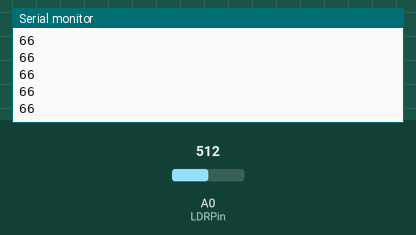
Bench run of a sketch on a simulated Arduino Uno, built with avr-gcc and run on an emulated ATmega328P. Shown: the last lines printed to the serial monitor. The inputs (shaded band) are chosen by the test bench; at power-on: A0 (LDRPin) = 512.

Above: at 1.2 s.
1.3 s: A0 (LDRPin) set to 716
At 1.31 s:
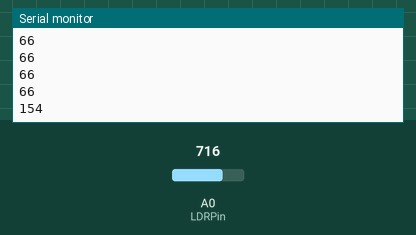
2.8 s: A0 (LDRPin) set to 900
At 2.81 s:
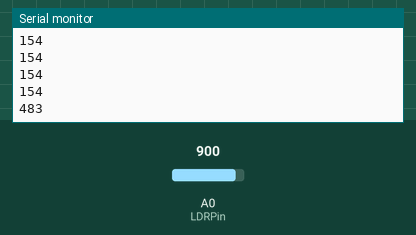
Timing chart, 0 to 5.8 s (numbered marks = the images above; inputs shaded):
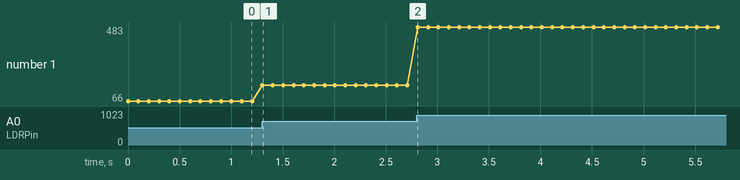

Measured:
- after the input at 1.3 s, the serial monitor: prints a new line at once (image 1)
- after the input at 2.8 s, the serial monitor: prints a new line at once (image 2)
- plotted number 1: 66 → 154 after the input at 1.3 s, 154 → 483 after the input at 2.8 s

The sketch:

SENSOR_LUZ_LAMPARITA.ino
```cpp
const int LDRPin = A0; //Pin analógico del LDR

const int PIN_LED_VERDE = 9;

int ilum;

void setup()
{
   	Serial.begin(9600);
}

int lumniosidad(int Voltaje){
	const int A = 1000;     //Resistencia en oscuridad en KΩ
	const int B = 15;       //Resistencia a la luz (10 Lux) en KΩ
	const int Rc = 10;      //Resistencia calibracion en KΩ

  	return ((long)Voltaje*A*10)/((long)B*Rc*(1024-Voltaje));
}

void loop()
{
  	ilum = lumniosidad(analogRead(LDRPin));

  	Serial.println(ilum);

  	if (ilum < 10) {
     	digitalWrite(PIN_LED_VERDE, HIGH);
    }else{
    	digitalWrite(PIN_LED_VERDE, LOW);
    }
  	delay(100);
}
```
